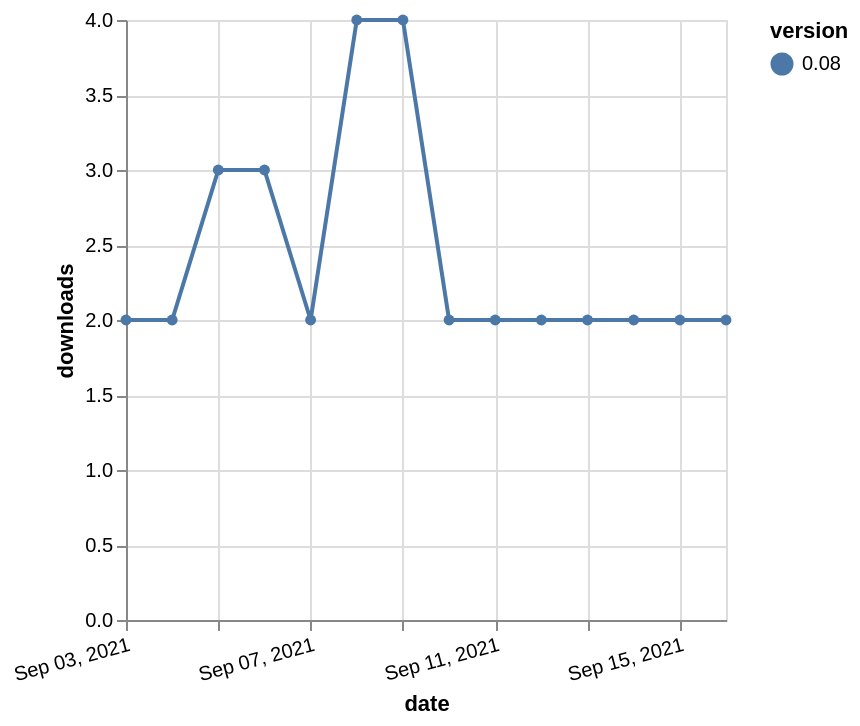

Describe this chart as a Vega-Lite specification.
### Vega-Lite specification from a JSON file in a GitHub repository (floating-point values rounded to 4 significant figures)
{"$schema": "https://vega.github.io/schema/vega-lite/v5.json", "description": "A simple bar chart with embedded data.", "data": {"values": [{"date": "2021-09-03", "total": 3055, "delta": 2, "version": "0.08"}, {"date": "2021-09-04", "total": 3057, "delta": 2, "version": "0.08"}, {"date": "2021-09-05", "total": 3060, "delta": 3, "version": "0.08"}, {"date": "2021-09-06", "total": 3063, "delta": 3, "version": "0.08"}, {"date": "2021-09-07", "total": 3065, "delta": 2, "version": "0.08"}, {"date": "2021-09-08", "total": 3069, "delta": 4, "version": "0.08"}, {"date": "2021-09-09", "total": 3073, "delta": 4, "version": "0.08"}, {"date": "2021-09-10", "total": 3075, "delta": 2, "version": "0.08"}, {"date": "2021-09-11", "total": 3077, "delta": 2, "version": "0.08"}, {"date": "2021-09-12", "total": 3079, "delta": 2, "version": "0.08"}, {"date": "2021-09-13", "total": 3081, "delta": 2, "version": "0.08"}, {"date": "2021-09-14", "total": 3083, "delta": 2, "version": "0.08"}, {"date": "2021-09-15", "total": 3085, "delta": 2, "version": "0.08"}, {"date": "2021-09-16", "total": 3087, "delta": 2, "version": "0.08"}]}, "width": "container", "mark": {"type": "line", "point": {"filled": true}}, "encoding": {"x": {"field": "date", "type": "temporal", "timeUnit": "yearmonthdate", "title": "date", "axis": {"labelAngle": -15}}, "y": {"field": "delta", "type": "quantitative", "title": "downloads"}, "color": {"field": "version", "type": "nominal"}, "tooltip": {"field": "delta"}}}
